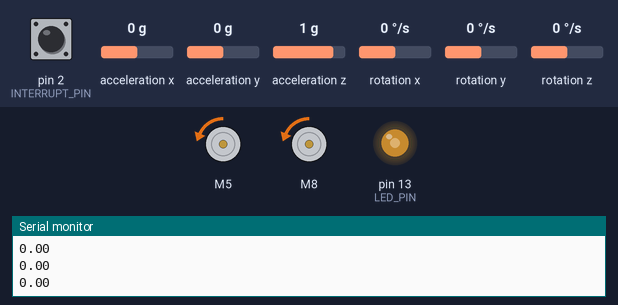
This sketch was run on a simulated Arduino Uno, built with avr-gcc and run on an emulated ATmega328P. On the bench: 2 × DC motor (green arrow = forward, orange = backward, longer = faster), output pins drawn as LEDs (lit = HIGH), the last lines printed to the serial monitor. The test bench sets the inputs (shaded band); at power-on: acceleration x 0 g, pin 2 (INTERRUPT_PIN) LOW, acceleration y 0 g, acceleration z 1 g, rotation x 0 °/s, rotation y 0 °/s, rotation z 0 °/s. The sensor or clock chip raises its interrupt line as the real part does.

Above: at 1.8 s.
1.9 s: acceleration x set to -1.4 g
4.9 s: acceleration x set to -0.7 g
7.9 s: acceleration x set to -0.4 g
At 10.18 s:
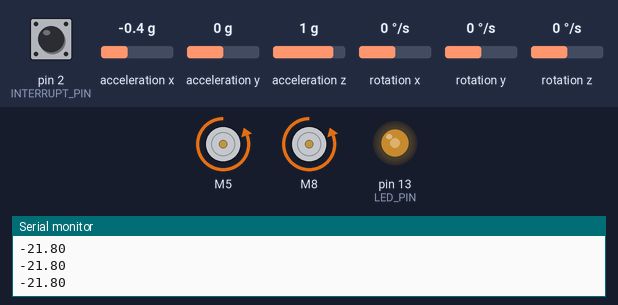
10.9 s: acceleration x set to -0.8 g
At 13.67 s:
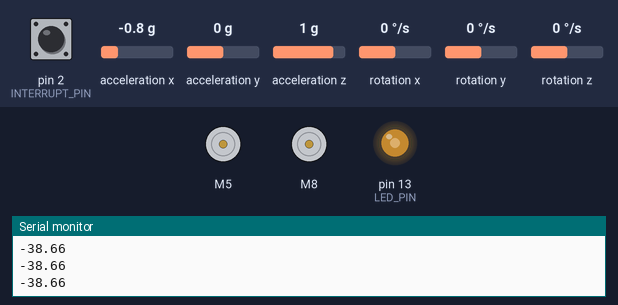
13.9 s: acceleration x set to 0 g
At 14.25 s:
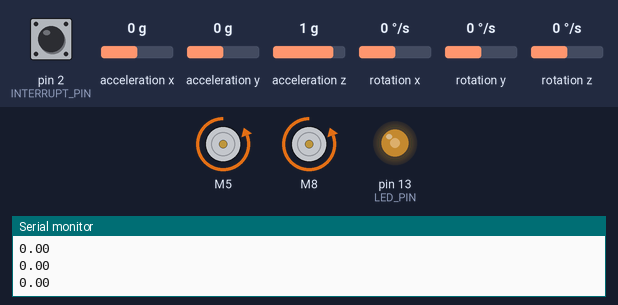
Timing chart, 0 to 17.9 s (numbered marks = the images above; inputs shaded):
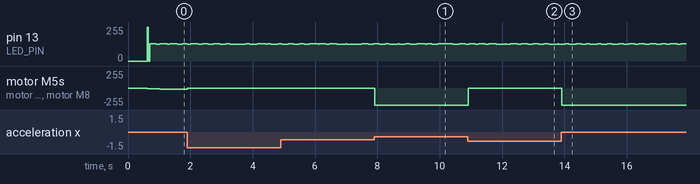

Measured:
- after the input at 7.9 s, motor M5, motor M8: stopped → backward 255/255 at once
- after the input at 10.9 s, motor M5, motor M8: backward 255/255 → stopped at once
- after the input at 13.9 s, motor M5, motor M8: stopped → backward 255/255 at once

The sketch:

Main.ino
```cpp
/***********PID************/
struct PIDController {
    double kp;
    double ki;
    double kd;
    double setpoint;
    double integral;
    double previous_error;
    double output;
    double integral_max;
    double integral_min;

    PIDController(double Kp, double Ki, double Kd, double i_max, double i_min) {
        kp = Kp;
        ki = Ki;
        kd = Kd;
        setpoint = 0.0;
        integral = 0.0;
        previous_error = 0.0;
        output = 0.0;
        integral_max = i_max;
        integral_min = i_min;
    }

    double compute(double input, double dt) {
        double error = setpoint - input;
        integral += error * dt;

        // Integral Clamping (Anti-Windup)
        if (integral > integral_max) {
            integral = integral_max;
        }
        else if (integral < integral_min) {
            integral = integral_min;
        }

        double derivative = (error - previous_error) / dt;
        output = (kp * error) + (ki * integral) + (kd * derivative);

        // Output Clamping
        if (output > 255) {
            output = 255;
        }
        else if (output < -255) {
            output = -255;
        }

        previous_error = error;
        return output;
    }
};

// Initialize PID with Anti-Windup
double kp = 21; // To be Tuned
double ki = 9; // To be Tuned (Set to a non-zero value for integral action)
double kd = 0.5; // To be Tuned
double integral_max = 1000.0; // Maximum integral term
double integral_min = -1000.0; // Minimum integral term
PIDController pid(kp, ki, kd, integral_max, integral_min);


/********** L298N **********/
#include <L298N.h>

//Pin Definition:
const unsigned int EN_A = 9;
const unsigned int IN1_A = 8;
const unsigned int IN2_A = 7;

const unsigned int IN1_B = 5;
const unsigned int IN2_B = 4;
const unsigned int EN_B = 3;

// Create motor instances
L298N rightMotor(EN_A, IN1_A, IN2_A);
L298N leftMotor(EN_B, IN1_B, IN2_B);

// motor speeds
int speedLeft = 0;
int speedRight = 0;

/****************************/
/************MPU************/

#include <I2Cdev.h>
#include <MPU6050_6Axis_MotionApps20.h>
#include <Wire.h>


MPU6050 mpu;
#define OUTPUT_READABLE_YAWPITCHROLL

#define INTERRUPT_PIN 2  // use pin 2 on Arduino Uno & most boards
#define LED_PIN 13 // (Arduino is 13, Teensy is 11, Teensy++ is 6)
bool blinkState = false;

// MPU control/status vars
bool dmpReady = false;  // set true if DMP init was successful
uint8_t mpuIntStatus;   // holds actual interrupt status byte from MPU
uint8_t devStatus;      // return status after each device operation (0 = success, !0 = error)
uint16_t packetSize;    // expected DMP packet size (default is 42 bytes)
uint16_t fifoCount;     // count of all bytes currently in FIFO
uint8_t fifoBuffer[64]; // FIFO storage buffer

// orientation/motion vars
Quaternion q;           // [w, x, y, z]         quaternion container
VectorInt16 aa;         // [x, y, z]            accel sensor measurements
VectorInt16 aaReal;     // [x, y, z]            gravity-free accel sensor measurements
VectorInt16 aaWorld;    // [x, y, z]            world-frame accel sensor measurements
VectorFloat gravity;    // [x, y, z]            gravity vector
float euler[3];         // [psi, theta, phi]    Euler angle container
float ypr[3];           // [yaw, pitch, roll]   yaw/pitch/roll container and gravity vector

float pitch;
long velocity;

float trimPot;
float trimAngle;

int IMUdataReady = 0;
volatile bool mpuInterrupt = false;

/****Interrupt Handling****/
void dmpDataReady() {
    mpuInterrupt = true;
}


/*************************/

/*************Filtered_output***********/
double lowPassFilter(double input, double outputPrev) {
    // Low-pass filter equation
    double output = 0.95 * input + (1 - 0.95) * outputPrev;

    return output;
}


void setup() {
  // join I2C bus (I2Cdev library doesn't do this automatically)
    #if I2CDEV_IMPLEMENTATION == I2CDEV_ARDUINO_WIRE
        Wire.begin();
        Wire.setClock(400000); // 400kHz I2C clock. Comment this line if having compilation difficulties
    #elif I2CDEV_IMPLEMENTATION == I2CDEV_BUILTIN_FASTWIRE
        Fastwire::setup(400, true);
    #endif

    Serial.begin(9600);

    // initialize device
    Serial.println(F("Initializing I2C devices..."));
    mpu.initialize();
    pinMode(INTERRUPT_PIN, INPUT);

    // verify connection
    Serial.println(F("Testing device connections..."));
    Serial.println(mpu.testConnection() ? F("MPU6050 connection successful") : F("MPU6050 connection failed"));


    // load and configure the DMP
    Serial.println(F("Initializing DMP..."));
    devStatus = mpu.dmpInitialize();


    if (devStatus == 0) {
        // Calibration Time: generate offsets and calibrate our MPU6050
        mpu.CalibrateAccel(6);
        mpu.CalibrateGyro(6);
        mpu.PrintActiveOffsets();
        // turn on the DMP, now that it's ready
        Serial.println(F("Enabling DMP..."));
        mpu.setDMPEnabled(true);

        // enable Arduino interrupt detection
        Serial.print(F("Enabling interrupt detection (Arduino external interrupt "));
        Serial.print(digitalPinToInterrupt(INTERRUPT_PIN));
        Serial.println(F(")..."));
        attachInterrupt(digitalPinToInterrupt(INTERRUPT_PIN), dmpDataReady, RISING);
        mpuIntStatus = mpu.getIntStatus();


        Serial.println(F("DMP ready! Waiting for first interrupt..."));
        dmpReady = true;


        packetSize = mpu.dmpGetFIFOPacketSize();
    } else {

        Serial.print(F("DMP Initialization failed (code "));
        Serial.print(devStatus);
        Serial.println(F(")"));
    }

    // PID Initialization
    pid.setpoint = 0.5; // Desired setpoint (e.g., level position)

    pinMode(LED_PIN, OUTPUT);


}
  static unsigned long lastTime = 0;

void loop() {
  // Timing for PID (assuming loop runs every 10 ms)
  unsigned long currentTime = millis();
  double dt = (currentTime - lastTime) / 1000.0; // Convert ms to seconds

  if (dt >= 0.01) { // 10 ms
    lastTime = currentTime;

//  }

    if (mpu.dmpGetCurrentFIFOPacket(fifoBuffer)) { // Get the Latest packet
//

        #ifdef OUTPUT_READABLE_YAWPITCHROLL
            // display Euler angles in degrees
            mpu.dmpGetQuaternion(&q, fifoBuffer);
            mpu.dmpGetGravity(&gravity, &q);
            mpu.dmpGetYawPitchRoll(ypr, &q, &gravity);

        #endif

//
            // blink LED to indicate activity
            blinkState = !blinkState;
            digitalWrite(LED_PIN, blinkState);
    }

  pitch = (ypr[1] * 180/M_PI); // adjust to degrees
//
    pid.setpoint = 0.5; // You can adjust the setpoint as needed

    if (pitch > 0 && pitch < 5){
      pitch = 5.1;
    }
    else if (pitch < 0 && pitch > -5){
      pitch = -5.1;
    }
    else{
      pitch = pitch;
    }
    double input = pitch;

    // Compute PID output with anti-windup
    double output = pid.compute(input, dt);

    // set motor speed with adjusted turn values
    double output_mod;
    if (output > 0 && output < 20) {
        output_mod = output;
    }
    else if (output < 0 && output > -20) { // Corrected condition for negative outputs
        output_mod = -100;
    }
    else {
        output_mod = output;
    }

    speedLeft = output_mod;
    speedRight = output_mod;

    if (pitch > 30 || pitch < -30) { // angle threshold
        leftMotor.setSpeed(0);
        rightMotor.setSpeed(0);
    } else {
        leftMotor.setSpeed(abs(speedLeft));
        rightMotor.setSpeed(abs(speedRight));
    }

    // move motors
    if (speedLeft > 0) {
        leftMotor.backward();
    } else {
        leftMotor.forward();
    }

    if (speedRight > 0) {
        rightMotor.backward();
    } else {
        rightMotor.forward();
    }


    Serial.print(pitch);

    Serial.println();


  }

}
```
